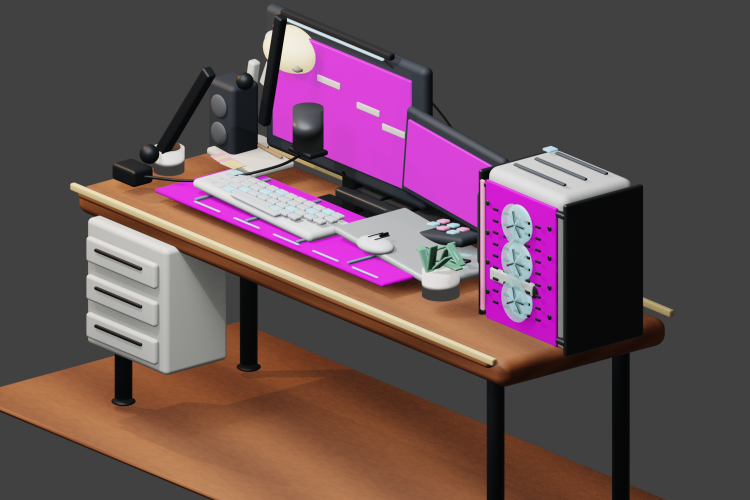
#> input picture assets/references/blender-authored/premium-workstation-hero/v2-previews/workstation-v2-isometric.png, 1500 x 1000 px (shown at 1/2 size)
$ python build-workstation-v2-review-board.py
#> lines starting #> are read from the running program, lines starting #| are printed output that depends on the picture
#!/usr/bin/env python3
"""Build a compact review board for the v2 workstation candidate."""

from __future__ import annotations

from pathlib import Path

from PIL import Image, ImageDraw, ImageFont


ROOT = Path(__file__).resolve().parents[1]
REVIEW_DIR = ROOT / "assets/references/blender-authored/premium-workstation-hero"
PREVIEW_DIR = REVIEW_DIR / "v2-previews"
OUT = REVIEW_DIR / "workstation-v2-review-board.png"


def font(size: int) -> ImageFont.FreeTypeFont | ImageFont.ImageFont:
    for candidate in [
        "/System/Library/Fonts/Supplemental/Arial.ttf",
        "/System/Library/Fonts/Helvetica.ttc",
        "/Library/Fonts/Arial.ttf",
    ]:
        try:
            return ImageFont.truetype(candidate, size)
        except Exception:
            pass
    return ImageFont.load_default()


def fit(img: Image.Image, size: tuple[int, int]) -> Image.Image:
    copy = img.convert("RGB")
    copy.thumbnail(size, Image.Resampling.LANCZOS)
    canvas = Image.new("RGB", size, (18, 20, 24))
    canvas.paste(copy, ((size[0] - copy.width) // 2, (size[1] - copy.height) // 2))
    return canvas


def draw_wrapped(draw: ImageDraw.ImageDraw, xy: tuple[int, int], text: str, max_width: int, line_height: int, fill: tuple[int, int, int], fnt) -> int:
    x, y = xy
    line = ""
    for word in text.split():
        candidate = f"{line} {word}".strip()
        if draw.textlength(candidate, font=fnt) <= max_width:
            line = candidate
            continue
        draw.text((x, y), line, fill=fill, font=fnt)
        y += line_height
        line = word
    if line:
        draw.text((x, y), line, fill=fill, font=fnt)
        y += line_height
    return y


def main() -> None:
    images = [
        ("V2 isometric preview", PREVIEW_DIR / "workstation-v2-isometric.png"),
        ("V2 PC close-up", PREVIEW_DIR / "workstation-v2-pc-closeup.png"),
        ("V2 tabletop close-up", PREVIEW_DIR / "workstation-v2-tabletop-closeup.png"),
    ]
    board = Image.new("RGB", (1800, 1350), (12, 14, 18))
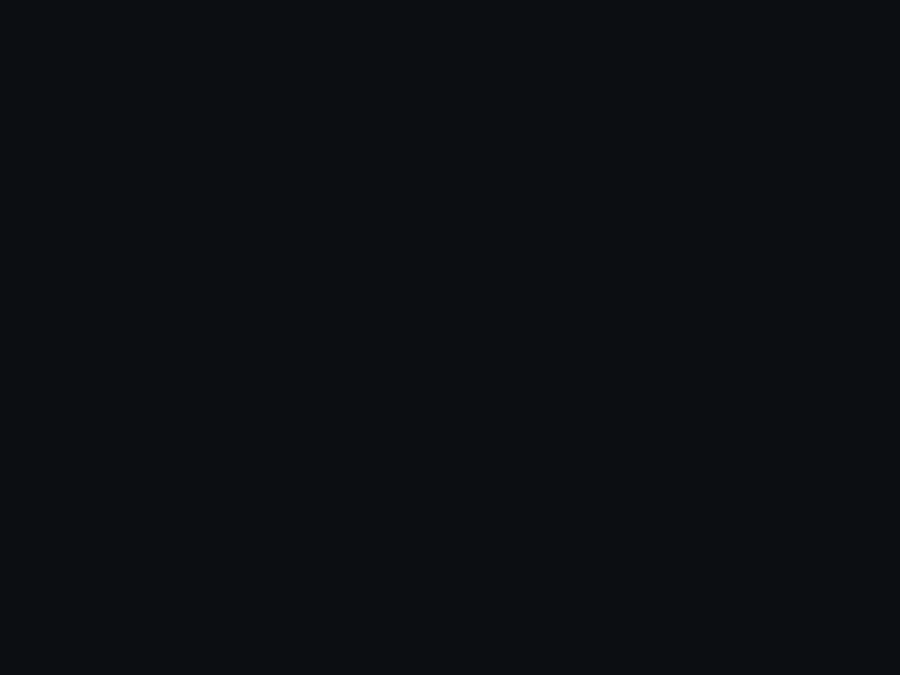
#> board: PIL image 1800x1350 RGB (shown at 1/2 size); mean R, G, B 12, 14, 18
    draw = ImageDraw.Draw(board)
    title = font(42)
    heading = font(26)
    body = font(21)
    small = font(18)

    draw.text((44, 34), "Premium Workstation V2 - Asset Review Board", fill=(244, 238, 226), font=title)
    draw.text((46, 90), "Purpose: compare this standalone Blender candidate before any room-scene promotion.", fill=(174, 183, 194), font=body)

    tile_w, tile_h = 560, 430
    for idx, (label, path) in enumerate(images):
        x = 44 + idx * 588
        y = 145
        draw.rounded_rectangle((x - 2, y - 2, x + tile_w + 2, y + tile_h + 54), radius=12, fill=(30, 34, 42))
        if path.exists():
            board.paste(fit(Image.open(path), (tile_w, tile_h)), (x, y))
#> in fit, `copy.thumbnail(size, Image.Resampling.LANCZOS)`:
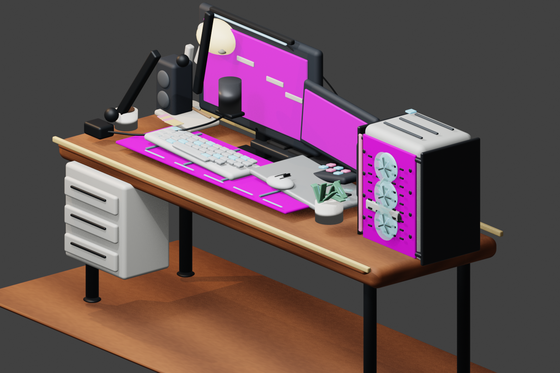
#> copy: PIL image 560x373 RGB; mean R, G, B 101.6, 78.4, 83.3
#> in fit, `canvas = Image.new("RGB", size, (18, 20, 24))`:
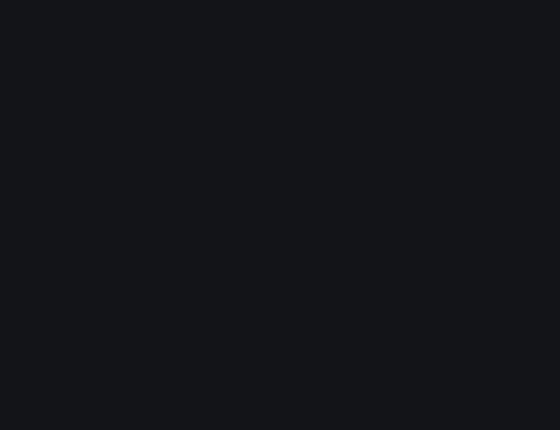
#> canvas: PIL image 560x430 RGB; mean R, G, B 18, 20, 24
#> in fit, `canvas.paste(copy, ((size[0] - copy.width) // 2, (size[1] - copy.heigh..`:
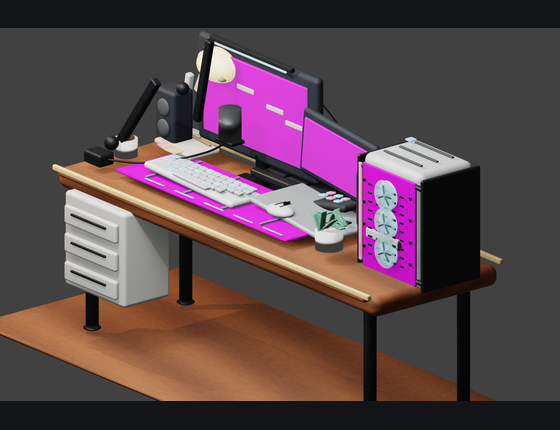
#> canvas: PIL image 560x430 RGB; mean R, G, B 90.6, 70.7, 75.4
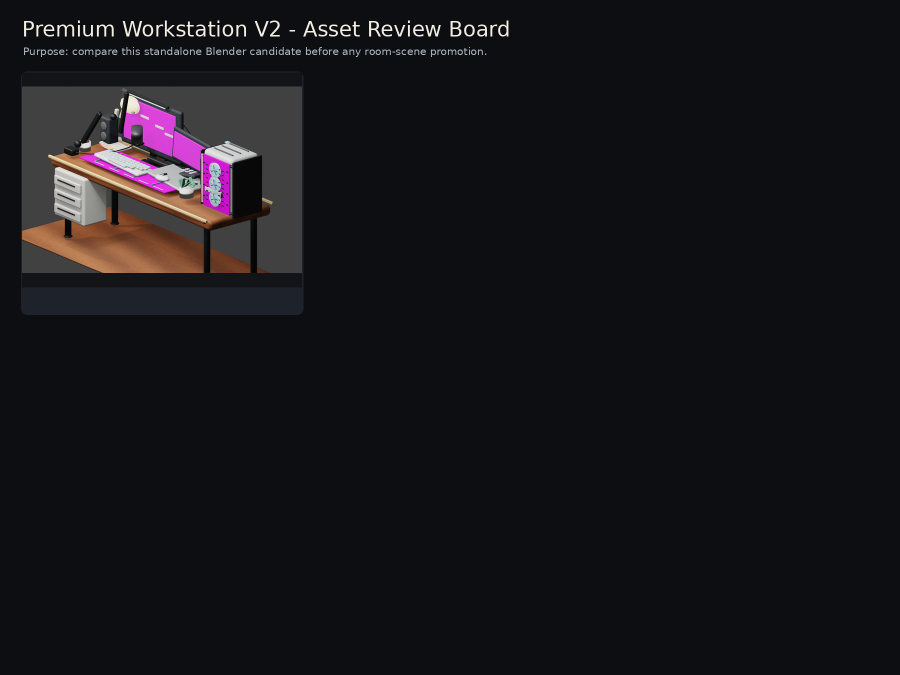
#> board: PIL image 1800x1350 RGB (shown at 1/2 size); mean R, G, B 21.1, 20.9, 25
        else:
            draw.rectangle((x, y, x + tile_w, y + tile_h), fill=(50, 20, 20))
            draw.text((x + 30, y + 190), f"Missing: {path.name}", fill=(255, 180, 180), font=body)
        draw.text((x + 18, y + tile_h + 14), label, fill=(232, 234, 236), font=heading)
#> pass 2 of the loop in main, `for idx, (label, path) in enumerate(images):`:
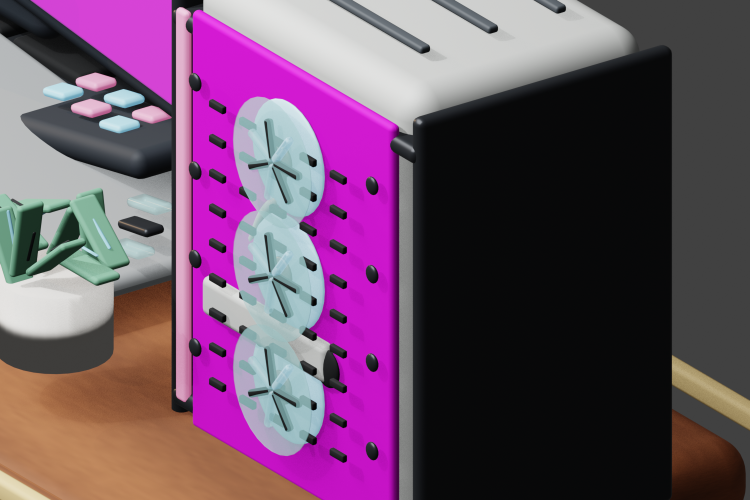
#> input picture assets/references/blender-authored/premium-workstation-hero/v2-previews/workstation-v2-pc-closeup.png, 1500 x 1000 px (shown at 1/2 size)
#> in fit (call 2), `canvas.paste(copy, ((size[0] - copy.width) // 2, (size[1] - copy.heigh..`:
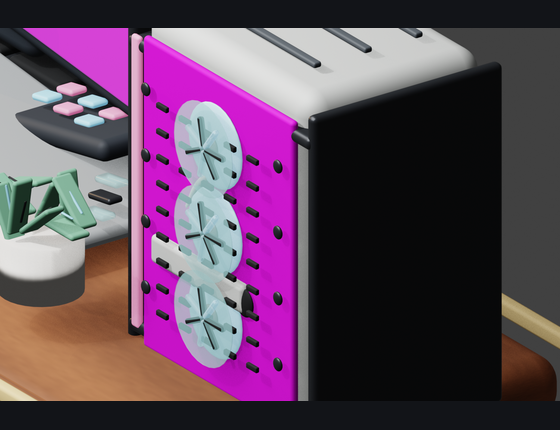
#> canvas: PIL image 560x430 RGB; mean R, G, B 96.6, 70.6, 92.1
#> in main, `board.paste(fit(Image.open(path), (tile_w, tile_h)), (x, y))`:
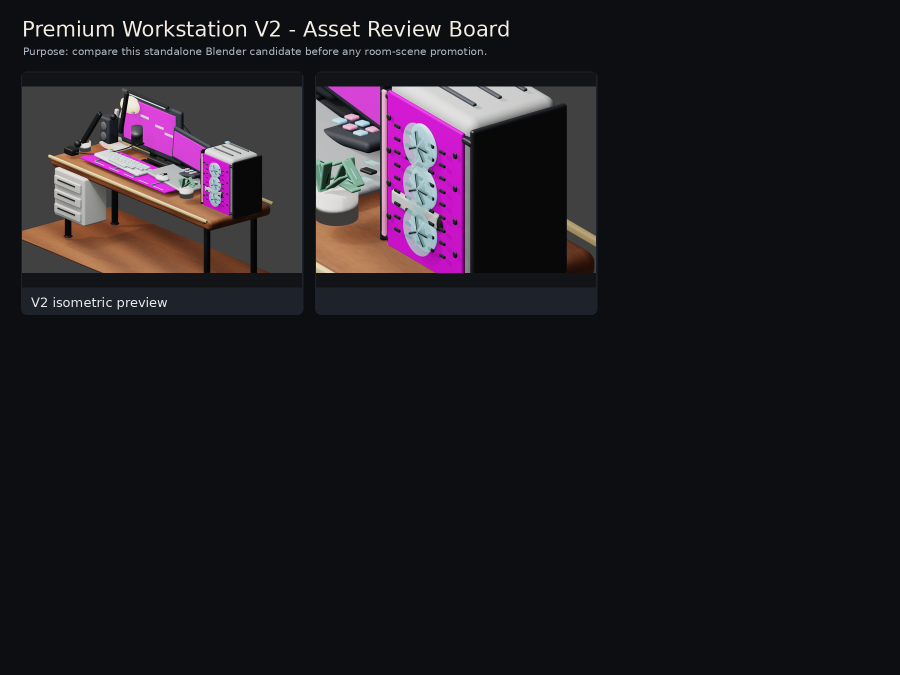
#> board: PIL image 1800x1350 RGB (shown at 1/2 size); mean R, G, B 29.8, 26.9, 32.8
#> pass 3 of the loop in main, `for idx, (label, path) in enumerate(images):`:
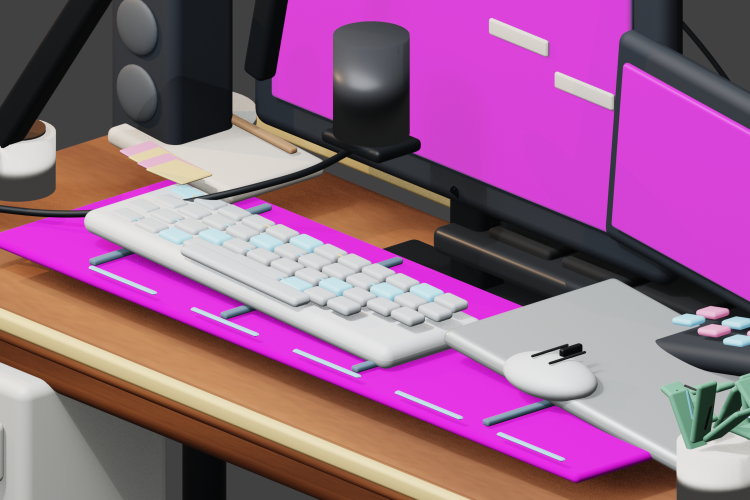
#> input picture assets/references/blender-authored/premium-workstation-hero/v2-previews/workstation-v2-tabletop-closeup.png, 1500 x 1000 px (shown at 1/2 size)
#> in fit (call 3), `canvas.paste(copy, ((size[0] - copy.width) // 2, (size[1] - copy.heigh..`:
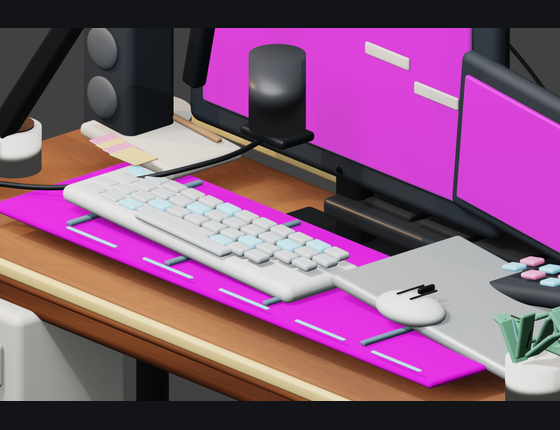
#> canvas: PIL image 560x430 RGB; mean R, G, B 132.2, 87.9, 120.5
#> in main, `board.paste(fit(Image.open(path), (tile_w, tile_h)), (x, y))`:
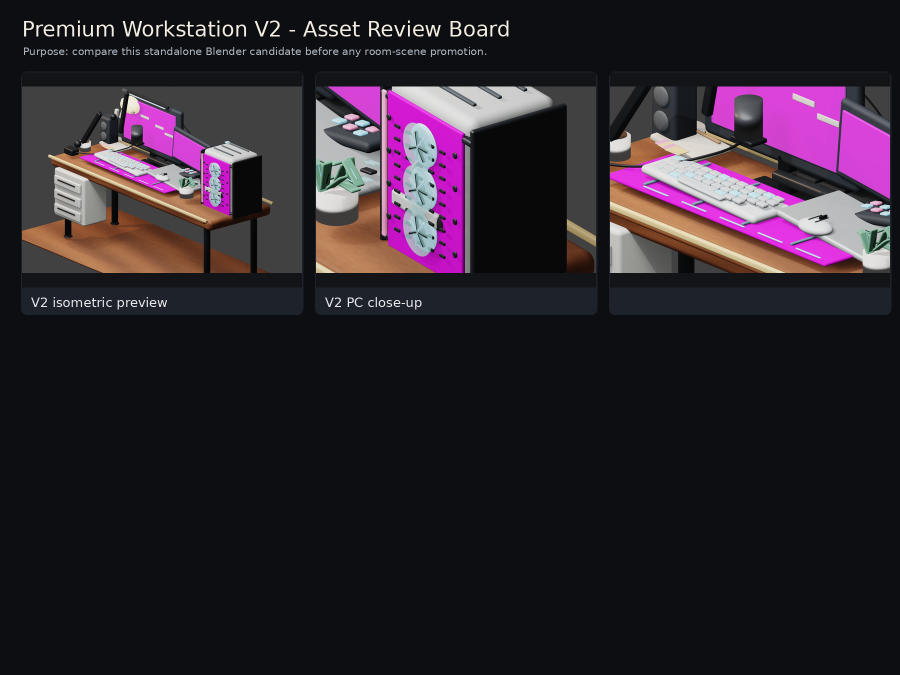
#> board: PIL image 1800x1350 RGB (shown at 1/2 size); mean R, G, B 42.1, 34.6, 43.4

    left_x, right_x = 64, 940
    y = 675
    draw.text((left_x, y), "Reference Targets Used", fill=(244, 238, 226), font=heading)
    y += 42
    refs = [
        "Bruno Simon My Room in 3D: stylized room density, warm/cool mood, readable small props.",
        "Sketchfab game-ready desk setup (~52k triangles): dense web-ready desk/PC/prop cluster.",
        "Sketchfab modern PC desk setup (~125k triangles): clean PC tower and workstation proportions.",
        "CGTrader commercial gaming setup: UV/material/render expectation, not a web budget target.",
    ]
    for item in refs:
        y = draw_wrapped(draw, (left_x, y), f"- {item}", 780, 28, (197, 204, 214), body) + 8
#> this loop made 4 passes
#> y on passes 1 to 4: 781, 845, 909, 973
#> after the loop, y = 973

    y = 675
    draw.text((right_x, y), "V2 Self-Assessment", fill=(244, 238, 226), font=heading)
    y += 42
    notes = [
        "Improved: PC tower now has layered frame/glass/mesh/internal GPU/RAM/AIO/fan detail.",
        "Improved: tabletop has cable tray, monitor arm, stitched mat, labels, cards, cable clips.",
        "Still weak: not a true authored UV atlas; material texture depth remains procedural.",
        "Still weak: needs baked AO/GI/lightmap and manual art pass before scene activation.",
    ]
    for item in notes:
        y = draw_wrapped(draw, (right_x, y), f"- {item}", 790, 28, (197, 204, 214), body) + 8
#> after the loop, y = 973

    draw.rounded_rectangle((44, 1135, 1756, 1288), radius=14, fill=(26, 29, 36))
    draw.text((68, 1158), "Promotion Gate", fill=(255, 210, 125), font=heading)
    gate = (
        "Do not activate this GLB in the room scene until human visual review approves the standalone previews. "
        "Build/type/QA pass only proves load behavior; it does not prove Bruno/commercial-level asset quality."
    )
    draw_wrapped(draw, (68, 1198), gate, 1620, 30, (226, 226, 222), body)
    draw.text((68, 1258), "Output: assets/references/blender-authored/premium-workstation-hero/workstation-v2-review-board.png", fill=(136, 148, 164), font=small)

    board.save(OUT)
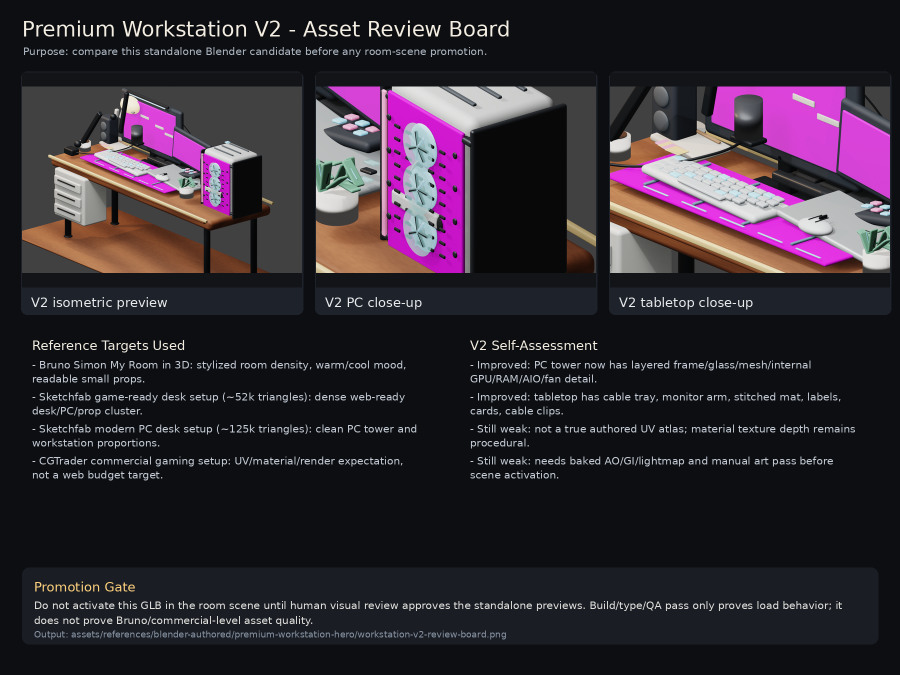
#> saved as workstation-v2-review-board.png: PIL image 1800x1350 RGB (shown at 1/2 size); mean R, G, B 47.4, 40.1, 49.2
    print(OUT.relative_to(ROOT))


if __name__ == "__main__":
    main()
